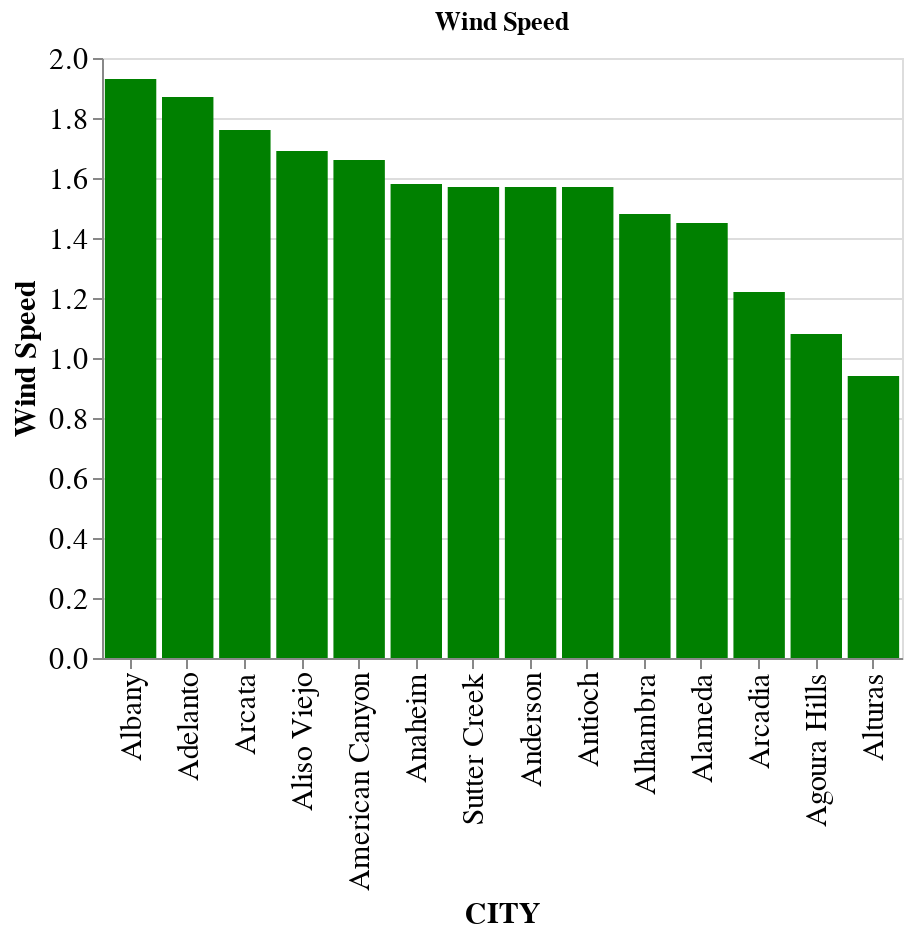

Here is the notebook cell this chart was saved with:
### Code cell
# visualizaton of Wind Speed
import altair as alt
display = pd.DataFrame
display = matrix_df.head(15)

alt.Chart(display).mark_bar(color="green").encode(
    alt.X('city', sort='-y', title='CITY'),
    alt.Y('wind_speed',title='Wind Speed'),
).properties(title=f'Wind Speed',
    width=400,
    height=300
).configure_axis(
    labelFontSize=15,
    titleFontSize=15
)

### Figure 1 — Vega-Lite specification as saved in the notebook (floating-point values rounded to 4 significant figures)
{"config": {"view": {"continuousWidth": 400, "continuousHeight": 300}, "axis": {"labelFontSize": 15, "titleFontSize": 15}}, "data": {"name": "data-7dc64c4d2126fbdcafda7c6a00aea159"}, "mark": {"type": "bar", "color": "green"}, "encoding": {"x": {"type": "nominal", "field": "city", "sort": "-y", "title": "CITY"}, "y": {"type": "quantitative", "field": "wind_speed", "title": "Wind Speed"}}, "height": 300, "title": "Wind Speed", "width": 400, "$schema": "https://vega.github.io/schema/vega-lite/v4.8.1.json", "datasets": {"data-7dc64c4d2126fbdcafda7c6a00aea159": [{"city": "Adelanto", "temperature": 33.06, "pressure": 1008, "humidity": 15, "wind_speed": 1.87, "Alfalfa & Hay_percentage": 0.02202, "Deciduous Forest_percentage": 0.0006318, "Evergreen Forest_percentage": 1.814, "Barren_percentage": 10.98, "Grassland_percentage": 0.872, "Wetlands_percentage": 0.04099, "max_elevation": 3493, "density": 248}, {"city": "Agoura Hills", "temperature": 25.15, "pressure": 1008, "humidity": 43, "wind_speed": 1.08, "Alfalfa & Hay_percentage": 0.06699, "Deciduous Forest_percentage": 0.002494, "Evergreen Forest_percentage": 4.844, "Barren_percentage": 3.594, "Grassland_percentage": 9.304, "Wetlands_percentage": 0.08745, "max_elevation": 3032, "density": 1000}, {"city": "Alameda", "temperature": 15.7, "pressure": 1008, "humidity": 76, "wind_speed": 1.45, "Alfalfa & Hay_percentage": 0.3001, "Deciduous Forest_percentage": 0.001452, "Evergreen Forest_percentage": 2.133, "Barren_percentage": 0.05295, "Grassland_percentage": 41.81, "Wetlands_percentage": 1.224, "max_elevation": 1242, "density": 2868}, {"city": "Albany", "temperature": 16.04, "pressure": 1008, "humidity": 74, "wind_speed": 1.93, "Alfalfa & Hay_percentage": 0.3001, "Deciduous Forest_percentage": 0.001452, "Evergreen Forest_percentage": 2.133, "Barren_percentage": 0.05295, "Grassland_percentage": 41.81, "Wetlands_percentage": 1.224, "max_elevation": 1242, "density": 4250}, {"city": "Alhambra", "temperature": 27.65, "pressure": 1008, "humidity": 40, "wind_speed": 1.48, "Alfalfa & Hay_percentage": 0.06699, "Deciduous Forest_percentage": 0.002494, "Evergreen Forest_percentage": 4.844, "Barren_percentage": 3.594, "Grassland_percentage": 9.304, "Wetlands_percentage": 0.08745, "max_elevation": 3032, "density": 4237}, {"city": "Aliso Viejo", "temperature": 21.71, "pressure": 1008, "humidity": 63, "wind_speed": 1.69, "Alfalfa & Hay_percentage": 0.001428, "Deciduous Forest_percentage": null, "Evergreen Forest_percentage": 1.009, "Barren_percentage": 0.317, "Grassland_percentage": 8.034, "Wetlands_percentage": 0.6522, "max_elevation": 1732, "density": 2839}, {"city": "Alturas", "temperature": 21.5, "pressure": 1012, "humidity": 34, "wind_speed": 0.94, "Alfalfa & Hay_percentage": 3.263, "Deciduous Forest_percentage": 2.51e-05, "Evergreen Forest_percentage": 27.25, "Barren_percentage": 4.57, "Grassland_percentage": 20.25, "Wetlands_percentage": 1.275, "max_elevation": 3004, "density": 350}, {"city": "Sutter Creek", "temperature": 29.85, "pressure": 1007, "humidity": 18, "wind_speed": 0.8, "Alfalfa & Hay_percentage": 0.4143, "Deciduous Forest_percentage": 5.368, "Evergreen Forest_percentage": 35.72, "Barren_percentage": 0.5848, "Grassland_percentage": 35.26, "Wetlands_percentage": 0.03305, "max_elevation": 3121, "density": 375}, {"city": "Sutter Creek", "temperature": 29.78, "pressure": 1007, "humidity": 18, "wind_speed": 0.77, "Alfalfa & Hay_percentage": 0.4143, "Deciduous Forest_percentage": 5.368, "Evergreen Forest_percentage": 35.72, "Barren_percentage": 0.5848, "Grassland_percentage": 35.26, "Wetlands_percentage": 0.03305, "max_elevation": 3121, "density": 375}, {"city": "American Canyon", "temperature": 17.18, "pressure": 1008, "humidity": 69, "wind_speed": 1.66, "Alfalfa & Hay_percentage": 0.009883, "Deciduous Forest_percentage": 1.105, "Evergreen Forest_percentage": 13.65, "Barren_percentage": 0.01747, "Grassland_percentage": 17.04, "Wetlands_percentage": 1.16, "max_elevation": 84, "density": 1298}, {"city": "Anaheim", "temperature": 23.44, "pressure": 1008, "humidity": 54, "wind_speed": 1.58, "Alfalfa & Hay_percentage": 0.001428, "Deciduous Forest_percentage": null, "Evergreen Forest_percentage": 1.009, "Barren_percentage": 0.317, "Grassland_percentage": 8.034, "Wetlands_percentage": 0.6522, "max_elevation": 1732, "density": 2688}, {"city": "Anderson", "temperature": 26.69, "pressure": 1007, "humidity": 30, "wind_speed": 1.57, "Alfalfa & Hay_percentage": 0.7952, "Deciduous Forest_percentage": 1.983, "Evergreen Forest_percentage": 56.55, "Barren_percentage": 0.9868, "Grassland_percentage": 10.8, "Wetlands_percentage": 0.2353, "max_elevation": 3159, "density": 583}, {"city": "Antioch", "temperature": 23.09, "pressure": 1007, "humidity": 39, "wind_speed": 1.57, "Alfalfa & Hay_percentage": 4.582, "Deciduous Forest_percentage": 0.04137, "Evergreen Forest_percentage": 0.9585, "Barren_percentage": 0.04741, "Grassland_percentage": 43.17, "Wetlands_percentage": 2.34, "max_elevation": 680, "density": 1466}, {"city": "Arcadia", "temperature": 30.88, "pressure": 1008, "humidity": 33, "wind_speed": 1.22, "Alfalfa & Hay_percentage": 0.06699, "Deciduous Forest_percentage": 0.002494, "Evergreen Forest_percentage": 4.844, "Barren_percentage": 3.594, "Grassland_percentage": 9.304, "Wetlands_percentage": 0.08745, "max_elevation": 3032, "density": 2047}, {"city": "Arcata", "temperature": 16.97, "pressure": 1010, "humidity": 73, "wind_speed": 1.76, "Alfalfa & Hay_percentage": 0.1084, "Deciduous Forest_percentage": 2.553, "Evergreen Forest_percentage": 75.28, "Barren_percentage": 0.2326, "Grassland_percentage": 5.838, "Wetlands_percentage": 0.2063, "max_elevation": 2709, "density": 759}]}}
